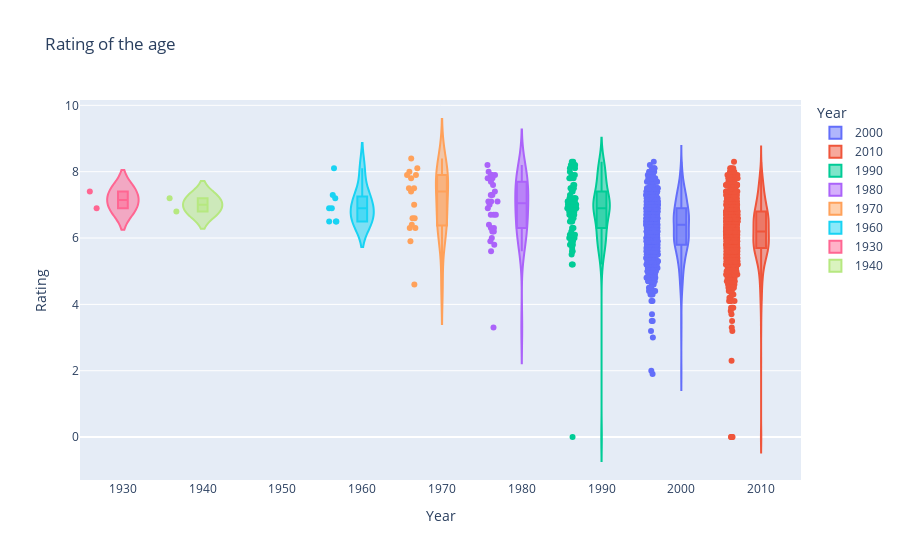

The code cell stored with this chart in its notebook:
### Code cell
new = whole.dropna()
new['era'] = new['era'].astype(int)
fig = px.violin(new, y="vote_average", x="era", color="era", box=True, points="all", hover_name='original_title',
                   labels={
                     "era": "Year",
                     "vote_average": "Rating"
                 },
                title="Rating of the age")
fig.show()
new

### Figure 1 — Plotly figure (JSON) as saved in the notebook; plotly's stock layout.template omitted (floating-point values rounded to 4 significant figures; data arrays with more than 128 entries replaced by an {"elided": "..."} marker saying what was removed)
{"data": [{"alignmentgroup": "True", "box": {"visible": true}, "hovertemplate": "<b>%{hovertext}</b><br><br>Year=%{x}<br>Rating=%{y}<extra></extra>", "hovertext": {"elided": "620 str values"}, "legendgroup": "2000", "marker": {"color": "#636efa"}, "name": "2000", "offsetgroup": "2000", "orientation": "v", "points": "all", "scalegroup": "True", "showlegend": true, "type": "violin", "x": {"elided": "620 int values"}, "x0": " ", "xaxis": "x", "y": {"elided": "620 float values"}, "y0": " ", "yaxis": "y"}, {"alignmentgroup": "True", "box": {"visible": true}, "hovertemplate": "<b>%{hovertext}</b><br><br>Year=%{x}<br>Rating=%{y}<extra></extra>", "hovertext": {"elided": "730 str values"}, "legendgroup": "2010", "marker": {"color": "#EF553B"}, "name": "2010", "offsetgroup": "2010", "orientation": "v", "points": "all", "scalegroup": "True", "showlegend": true, "type": "violin", "x": {"elided": "730 int values"}, "x0": " ", "xaxis": "x", "y": {"elided": "730 float values"}, "y0": " ", "yaxis": "y"}, {"alignmentgroup": "True", "box": {"visible": true}, "hovertemplate": "<b>%{hovertext}</b><br><br>Year=%{x}<br>Rating=%{y}<extra></extra>", "hovertext": ["Titanic", "The World Is Not Enough", "Star Wars: Episode I - The Phantom Menace", "Tomorrow Never Dies", "Eraser", "End of Days", "Men in Black", "Toy Story 2", "Contact", "Meet Joe Black", "Mission: Impossible", "Space Jam", "Mars Attacks!", "The Lion King", "Soldier", "Sphere", "Entrapment", "The Matrix", "You've Got Mail", "Eyes Wide Shut", "Fight Club", "Jurassic Park", "The Green Mile", "GoldenEye", "Evita", "The Godfather: Part III", "Man on the Moon", "Escape from L.A.", "The Iron Giant", "Star Trek: First Contact", "Blade", "A Bug's Life", "Notting Hill", "Back to the Future Part III", "The Talented Mr. Ripley", "Memoirs of an Invisible Man", "Magnolia", "The Hunt for Red October", "Se7en", "Aladdin", "Schindler's List", "GoodFellas", "Anywhere But Here", "Harley Davidson and the Marlboro Man", "There's Something About Mary", "Vampires", "From Dusk Till Dawn", "Home Alone", "American Beauty", "Cop Land", "The Big Lebowski", "Romeo + Juliet", "Poetic Justice", "Good Will Hunting", "Dogma", "Sugar Hill", "American History X", "Set It Off", "The Boondock Saints", "The Usual Suspects", "The Virgin Suicides", "Heavenly Creatures", "Four Weddings and a Funeral", "The Crying Game", "Leaving Las Vegas", "Shooting Fish", "The Big Tease", "Friday", "Trainspotting", "Boys Don't Cry", "Lock, Stock and Two Smoking Barrels", "Orgazmo", "Speedway Junky", "Naturally Native", "The Blair Witch Project", "Chasing Amy", "بچههای آسمان", "Pi", "Clerks"], "legendgroup": "1990", "marker": {"color": "#00cc96"}, "name": "1990", "offsetgroup": "1990", "orientation": "v", "points": "all", "scalegroup": "True", "showlegend": true, "type": "violin", "x": [1990, 1990, 1990, 1990, 1990, 1990, 1990, 1990, 1990, 1990, 1990, 1990, 1990, 1990, 1990, 1990, 1990, 1990, 1990, 1990, 1990, 1990, 1990, 1990, 1990, 1990, 1990, 1990, 1990, 1990, 1990, 1990, 1990, 1990, 1990, 1990, 1990, 1990, 1990, 1990, 1990, 1990, 1990, 1990, 1990, 1990, 1990, 1990, 1990, 1990, 1990, 1990, 1990, 1990, 1990, 1990, 1990, 1990, 1990, 1990, 1990, 1990, 1990, 1990, 1990, 1990, 1990, 1990, 1990, 1990, 1990, 1990, 1990, 1990, 1990, 1990, 1990, 1990, 1990], "x0": " ", "xaxis": "x", "y": [7.5, 6, 6.3, 6, 5.6, 5.5, 6.9, 7.3, 7.2, 6.9, 6.7, 6.5, 6.1, 8, 6.1, 5.8, 6, 7.9, 6.3, 7.1, 8.3, 7.6, 8.2, 6.6, 5.9, 7.1, 6.9, 5.6, 7.6, 7, 6.5, 6.8, 7, 7.1, 7, 5.7, 7.5, 7.2, 8.1, 7.4, 8.3, 8.2, 5.9, 6.1, 6.5, 5.8, 6.9, 7.1, 7.9, 6.6, 7.8, 6.7, 6.9, 7.9, 6.8, 5.2, 8.2, 6.9, 7.2, 8.1, 7.1, 7, 6.6, 6.9, 7.1, 7, 5.8, 7, 7.8, 7.2, 7.5, 6.2, 5.2, 0, 6.3, 6.7, 7.8, 7.1, 7.4], "y0": " ", "yaxis": "y"}, {"alignmentgroup": "True", "box": {"visible": true}, "hovertemplate": "<b>%{hovertext}</b><br><br>Year=%{x}<br>Rating=%{y}<extra></extra>", "hovertext": ["Indiana Jones and the Last Crusade", "Licence to Kill", "Back to the Future Part II", "The Living Daylights", "The Thing", "Never Say Never Again", "Return of the Jedi", "A View to a Kill", "Indiana Jones and the Temple of Doom", "For Your Eyes Only", "Blade Runner", "Octopussy", "Return to Oz", "Big Trouble in Little China", "The Empire Strikes Back", "Spaceballs", "Raiders of the Lost Ark", "Back to the Future", "The Fog", "Roar", "WarGames", "Das Boot", "E.T. the Extra-Terrestrial", "Bill & Ted's Excellent Adventure", "アキラ", "The Terminator", "Escape from New York", "Galaxina", "They Live", "Phantasm II"], "legendgroup": "1980", "marker": {"color": "#ab63fa"}, "name": "1980", "offsetgroup": "1980", "orientation": "v", "points": "all", "scalegroup": "True", "showlegend": true, "type": "violin", "x": [1980, 1980, 1980, 1980, 1980, 1980, 1980, 1980, 1980, 1980, 1980, 1980, 1980, 1980, 1980, 1980, 1980, 1980, 1980, 1980, 1980, 1980, 1980, 1980, 1980, 1980, 1980, 1980, 1980, 1980], "x0": " ", "xaxis": "x", "y": [7.6, 5.9, 7.4, 6.2, 7.8, 5.8, 7.9, 6, 7.1, 6.3, 7.9, 6.2, 6.7, 7.1, 8.2, 6.7, 7.7, 8, 6.4, 5.6, 7, 7.9, 7.3, 6.7, 7.8, 7.3, 6.9, 3.3, 7.1, 6.3], "y0": " ", "yaxis": "y"}, {"alignmentgroup": "True", "box": {"visible": true}, "hovertemplate": "<b>%{hovertext}</b><br><br>Year=%{x}<br>Rating=%{y}<extra></extra>", "hovertext": ["Apocalypse Now", "Moonraker", "Halloween", "The Spy Who Loved Me", "The Exorcist", "Jaws", "Star Wars", "Alien", "Diamonds Are Forever", "The Godfather", "Live and Let Die", "The Man with the Golden Gun", "Animal House", "Beyond the Valley of the Dolls", "Monty Python and the Holy Grail", "Sweet Sweetback's Baadasssss Song", "The Last Waltz"], "legendgroup": "1970", "marker": {"color": "#FFA15A"}, "name": "1970", "offsetgroup": "1970", "orientation": "v", "points": "all", "scalegroup": "True", "showlegend": true, "type": "violin", "x": [1970, 1970, 1970, 1970, 1970, 1970, 1970, 1970, 1970, 1970, 1970, 1970, 1970, 1970, 1970, 1970, 1970], "x0": " ", "xaxis": "x", "y": [8, 5.9, 7.4, 6.6, 7.5, 7.5, 8.1, 7.9, 6.3, 8.4, 6.4, 6.3, 7, 6.6, 7.8, 4.6, 7.9], "y0": " ", "yaxis": "y"}, {"alignmentgroup": "True", "box": {"visible": true}, "hovertemplate": "<b>%{hovertext}</b><br><br>Year=%{x}<br>Rating=%{y}<extra></extra>", "hovertext": ["You Only Live Twice", "Thunderball", "On Her Majesty's Secret Service", "Goldfinger", "From Russia with Love", "Il buono, il brutto, il cattivo", "Dr. No", "A Hard Day's Night"], "legendgroup": "1960", "marker": {"color": "#19d3f3"}, "name": "1960", "offsetgroup": "1960", "orientation": "v", "points": "all", "scalegroup": "True", "showlegend": true, "type": "violin", "x": [1960, 1960, 1960, 1960, 1960, 1960, 1960, 1960], "x0": " ", "xaxis": "x", "y": [6.5, 6.5, 6.5, 7.2, 6.9, 8.1, 6.9, 7.3], "y0": " ", "yaxis": "y"}, {"alignmentgroup": "True", "box": {"visible": true}, "hovertemplate": "<b>%{hovertext}</b><br><br>Year=%{x}<br>Rating=%{y}<extra></extra>", "hovertext": ["The Wizard of Oz", "Snow White and the Seven Dwarfs"], "legendgroup": "1930", "marker": {"color": "#FF6692"}, "name": "1930", "offsetgroup": "1930", "orientation": "v", "points": "all", "scalegroup": "True", "showlegend": true, "type": "violin", "x": [1930, 1930], "x0": " ", "xaxis": "x", "y": [7.4, 6.9], "y0": " ", "yaxis": "y"}, {"alignmentgroup": "True", "box": {"visible": true}, "hovertemplate": "<b>%{hovertext}</b><br><br>Year=%{x}<br>Rating=%{y}<extra></extra>", "hovertext": ["Fantasia", "Bambi"], "legendgroup": "1940", "marker": {"color": "#B6E880"}, "name": "1940", "offsetgroup": "1940", "orientation": "v", "points": "all", "scalegroup": "True", "showlegend": true, "type": "violin", "x": [1940, 1940], "x0": " ", "xaxis": "x", "y": [7.2, 6.8], "y0": " ", "yaxis": "y"}], "layout": {"legend": {"title": {"text": "Year"}, "tracegroupgap": 0}, "title": {"text": "Rating of the age"}, "violinmode": "overlay", "xaxis": {"anchor": "y", "categoryarray": [2000, 2010, 1990, 1980, 1970, 1960, 1930, 1940], "categoryorder": "array", "domain": [0, 1], "title": {"text": "Year"}}, "yaxis": {"anchor": "x", "domain": [0, 1], "title": {"text": "Rating"}}}}
